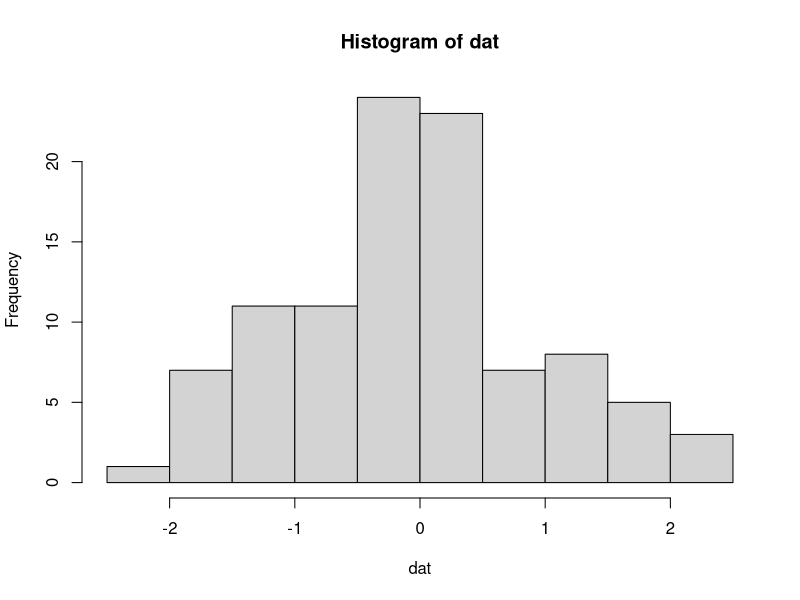
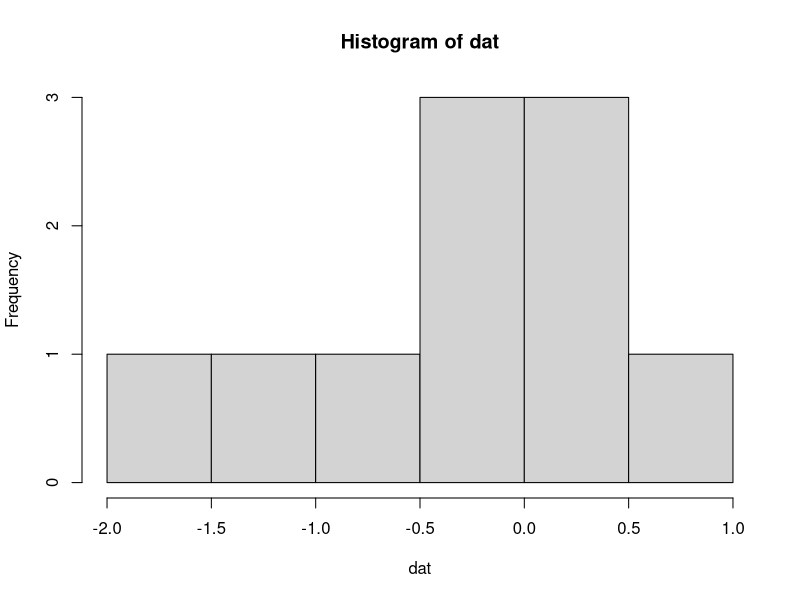

Generate these figures, in order, with R:
## ---- chunk 1
dat <- rnorm(100)
hist(dat)
## ---- chunk 2
dat <- rnorm(10)
hist(dat)
